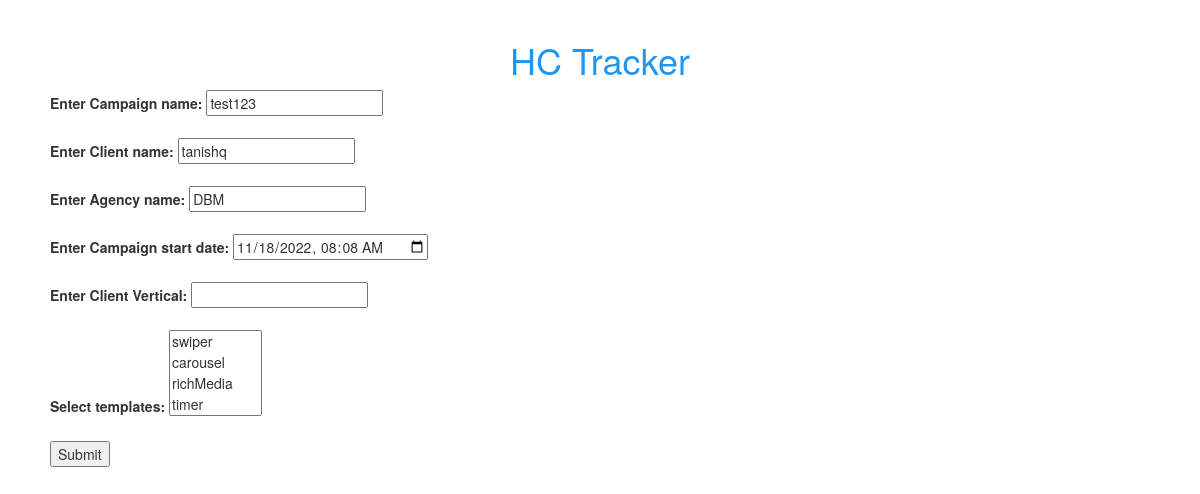
The app's page /tracker/update.php?id=136 with its own data.
### tables this page shows
CREATE TABLE `tracker_data` (
  `id` int(11) NOT NULL,
  `campaign_name` varchar(255) NOT NULL,
  `client_name` varchar(255) NOT NULL,
  `agency_name` varchar(255) NOT NULL,
  `create_time` datetime NOT NULL DEFAULT current_timestamp(),
  `start_date` datetime NOT NULL,
  `client_vertical` varchar(255) NOT NULL,
  `templates` varchar(500) NOT NULL,
  `time_left` int(255) NOT NULL,
  `tempmade` varchar(5000) NOT NULL
);

### tracker/update.php (the view, shortened to what this page needs)
<?php
include "conn.php";
$id=$_GET['id'];
?>
<!DOCTYPE html>
<html lang="en">
<head>
  <link rel="stylesheet" href="https://maxcdn.bootstrapcdn.com/bootstrap/3.3.4/css/bootstrap.min.css">
  <link rel="stylesheet" href="https://cdnjs.cloudflare.com/ajax/libs/bootstrap-multiselect/0.9.13/css/bootstrap-multiselect.css">
    <link rel="stylesheet" href="style.css">
</head>
<body>
    <h1 class="heading">HC Tracker</h1>
    <?php
      $sql="SELECT * FROM `tracker_data` WHERE id=$id LIMIT 1";
      $result=mysqli_query($connectDB,$sql);
      $row=mysqli_fetch_assoc($result);
      $templates=$row['templates'];
    ?>
    <form action="" method="post">
        <label for="campaign_name">Enter Campaign name: </label> <input name="campaign_name" type="text" value="<?php echo $row['campaign_name']?>"><br><br>
        <label for="client_name">Enter Client name: </label> <input name="client_name" type="text" value="<?php echo $row['client_name']?>"><br><br>
        <label for="agency_name">Enter Agency name: </label> <input name="agency_name" type="text" value="<?php echo $row['agency_name']?>"><br><br>
        <label for="start_date">Enter Campaign start date: </label> <input name="start_date" type="datetime-local" value="<?php echo $row['start_date']?>"><br><br>
        <label for="client_vertical">Enter Client Vertical: </label> <input name="client_vertical" type="text" value="<?php echo $row['client_vertical']?>"><br><br>
        <label for="templates">Select templates: </label>
        <?php $sqlc="SELECT DISTINCT `type` FROM hc_templates";
        $resultc=mysqli_query($connectDB,$sqlc);
        ?> <select name="templates[]" id="templates_drop" multiple="multiple"> <?php
        while($row=mysqli_fetch_assoc($resultc))
        {
            if (strpos($templates,  $row['type'] !== false )) {
                ?><option selected value="<?php echo $row['type'] ?>"><?php echo $row['type'] ?></option><?php
            }else{
                ?> <option value="<?php echo $row['type'] ?>"><?php echo $row['type'] ?></option> <?php
            }
        }
        ?>
</select>
<br><br>
        <button type="submit" name="submit">Submit</button>
    </form>
</body>
</html>

### tracker/style.css (style rules this page uses)
.heading { margin-top:40px; color:#2096f3; text-align: center; }

### tracker/update.php (style rules this page uses)
form { margin-left:50px; }

### records on screen
tracker_data: campaign_name "test123", client_name "tanishq", agency_name "DBM", start_date "11/18/2022 08:08"
